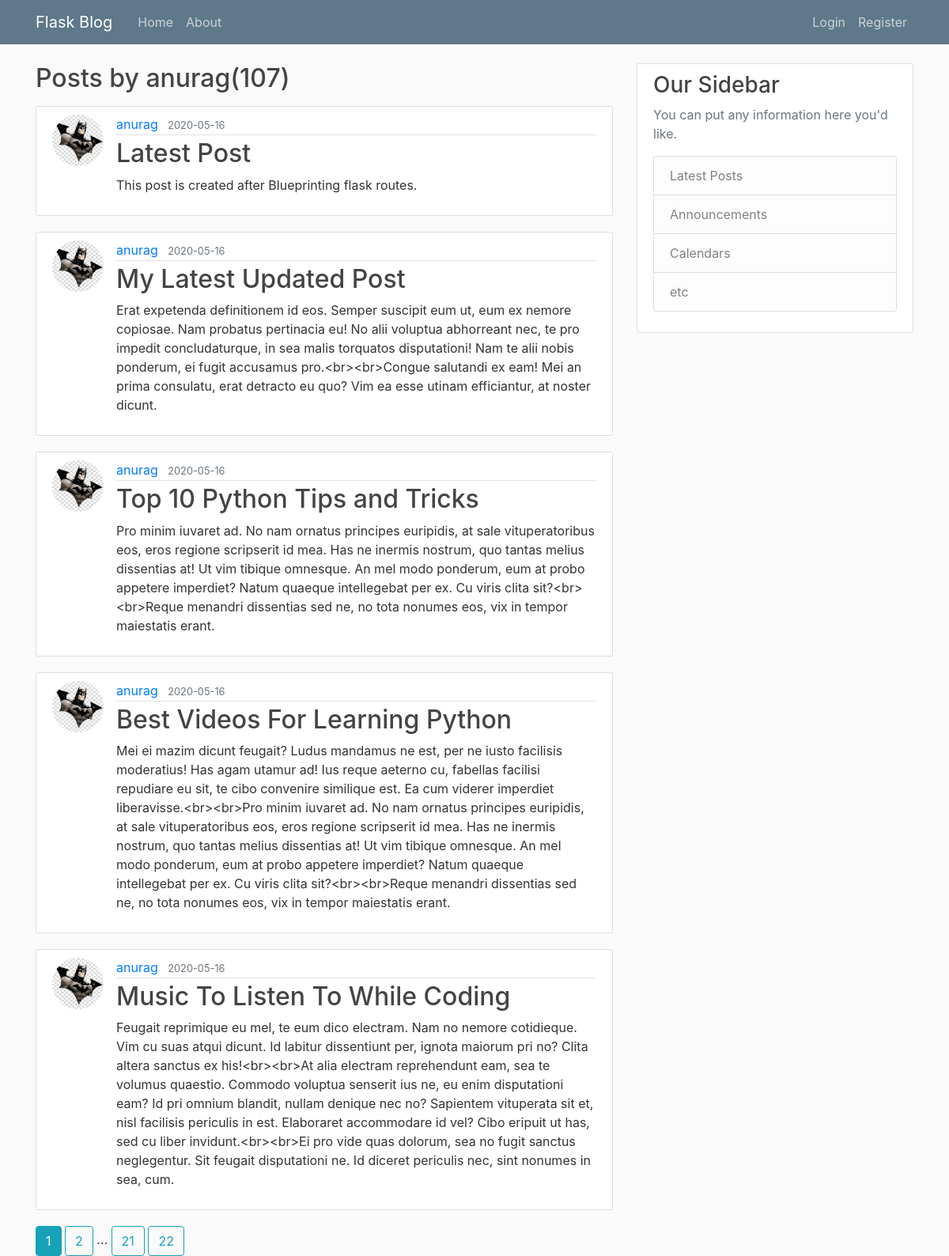
The app's page /user/anurag/posts with its own data.
### flaskblog/models.py (models this page shows, shortened)
class User(db.Model, UserMixin):
	id = db.Column(db.Integer, primary_key=True)
	username = db.Column(db.String(20), unique=True, nullable=False)
	email = db.Column(db.String(100), unique=True, nullable=False)
	password = db.Column(db.String(60), nullable=False)
	image_file = db.Column(db.String(60), nullable=False, default='default.jpg')
	posts = db.relationship('Post', backref='author', lazy=True)

class Post(db.Model):
	id = db.Column(db.Integer, primary_key=True)
	user_id = db.Column(db.Integer, db.ForeignKey('user.id'), nullable=False)
	title = db.Column(db.String(100), nullable=False)
	date_posted = db.Column(db.DateTime, nullable=False, default=datetime.utcnow)
	content = db.Column(db.Text, nullable=False)

### flaskblog/users/routes.py (the view)
@users.route('/user/<string:username>/posts')
def user_posts(username):
	page = request.args.get('page', 1, type=int)
	user = User.query\
			.filter_by(username=username)\
			.first_or_404()
	posts = Post.query\
				.filter_by(author=user)\
				.order_by(Post.date_posted.desc())\
				.paginate(page=page, per_page=5)
	return render_template('user_posts.html', posts=posts, user=user)

### flaskblog/templates/user_posts.html
{% extends 'layout.html' %}
{% block content %}
	<h2 class="mb-3">Posts by {{ user.username }}({{posts.total}})</h2>
	{% for post in posts.items %}
		<article class="media content-section">
		  <img class="rounded-circle article-img" src="{{ url_for('static', filename='profile_pics/'+post.author.image_file) }}">
		  <div class="media-body">
		    <div class="article-metadata">
		      <a class="mr-2" href="{{ url_for('users.user_posts', username=post.author.username) }}">{{ post.author.username }}</a>
		      <small class="text-muted">{{ post.date_posted.strftime('%Y-%m-%d') }}</small>
		    </div>
		    <h2><a class="article-title" href="{{ url_for('posts.post', post_id=post.id) }}">{{ post.title }}</a></h2>
		    <p class="article-content">{{ post.content }}</p>
		  </div>
		</article>
	{% endfor %}
	{% for page_num in posts.iter_pages(left_edge=2, right_edge=2, left_current=1, right_current=2) %}
		{% if page_num %}
			{% if posts.page == page_num %}
				<span class="btn btn-info">{{ page_num }}</span>
			{% else %}
				<a class="btn btn-outline-info" href="{{ url_for('users.user_posts', username=user.username, page=page_num) }}">{{ page_num }}</a>
			{% endif %}
		{% else %}
			...
		{% endif %}
	{% endfor %}
{% endblock content %}

### flaskblog/static/main.css (style rules this page uses)
body { background: #fafafa; color: #333333; margin-top: 5rem; }
h1, h2, h3, h4, h5, h6 { color: #444444; }
.content-section { background: #ffffff; padding: 10px 20px; border: 1px solid #dddddd; border-radius: 3px; margin-bottom: 20px; }
.article-title { color: #444444; }
.article-content { white-space: pre-line; }
.article-img { height: 65px; width: 65px; margin-right: 16px; }
.article-metadata { padding-bottom: 1px; margin-bottom: 4px; border-bottom: 1px solid #e3e3e3 }

### records on screen
User: username "anurag"
Post: image_file (picture), author.username "anurag", date_posted "2020-05-16", title "Latest Post", content "This post is created after Blueprinting flask routes."
Post: image_file (picture), author.username "anurag", date_posted "2020-05-16", title "My Latest Updated Post", content "Erat expetenda definitionem id eos. Semper suscipit eum ut, eum ex nemore copiosae. Nam probatus pertinacia eu! No alii voluptua abhorreant nec, te pro impedit concludaturque, in sea malis torquatos disputationi! Nam te alii nobis ponderum, ei fugit accusamus pro.<br><br>Congue salutandi ex eam! Mei an prima consulatu, erat detracto eu quo? Vim ea esse utinam efficiantur, at noster dicunt."
Post: image_file (picture), author.username "anurag", date_posted "2020-05-16", title "Top 10 Python Tips and Tricks", content "Pro minim iuvaret ad. No nam ornatus principes euripidis, at sale vituperatoribus eos, eros regione scripserit id mea. Has ne inermis nostrum, quo tantas melius dissentias at! Ut vim tibique omnesque. An mel modo ponderum, eum at probo appetere imperdiet? Natum quaeque intellegebat per ex. Cu viris clita sit?<br><br>Reque menandri dissentias sed ne, no tota nonumes eos, vix in tempor maiestatis erant."
Post: image_file (picture), author.username "anurag", date_posted "2020-05-16", title "Best Videos For Learning Python", content "Mei ei mazim dicunt feugait? Ludus mandamus ne est, per ne iusto facilisis moderatius! Has agam utamur ad! Ius reque aeterno cu, fabellas facilisi repudiare eu sit, te cibo convenire similique est. Ea cum viderer imperdiet liberavisse.<br><br>Pro minim iuvaret ad. No nam ornatus principes euripidis, at sale vituperatoribus eos, eros regione scripserit id mea. Has ne inermis nostrum, quo tantas melius dissentias at! Ut vim tibique omnesque. An mel modo ponderum, eum at probo appetere imperdiet? Natum quaeque intellegebat per ex. Cu viris clita sit?<br><br>Reque menandri dissentias sed ne, no tota nonumes eos, vix in tempor maiestatis erant."
Post: image_file (picture), author.username "anurag", date_posted "2020-05-16", title "Music To Listen To While Coding", content "Feugait reprimique eu mel, te eum dico electram. Nam no nemore cotidieque. Vim cu suas atqui dicunt. Id labitur dissentiunt per, ignota maiorum pri no? Clita altera sanctus ex his!<br><br>At alia electram reprehendunt eam, sea te volumus quaestio. Commodo voluptua senserit ius ne, eu enim disputationi eam? Id pri omnium blandit, nullam denique nec no? Sapientem vituperata sit et, nisl facilisis periculis in est. Elaboraret accommodare id vel? Cibo eripuit ut has, sed cu liber invidunt.<br><br>Ei pro vide quas dolorum, sea no fugit sanctus neglegentur. Sit feugait disputationi ne. Id diceret periculis nec, sint nonumes in sea, cum."

### other values on screen
{{ posts.total }} "107"
{{ page_num }} "1"
{{ page_num }} "2" "21" "22"
